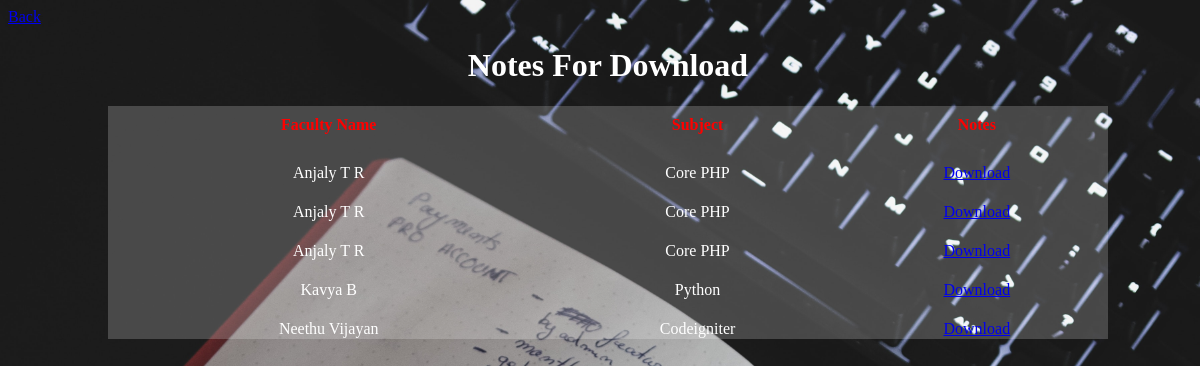
The page /academy_management_system-master/view_notes_byStud.php on the database its author committed.
### tables this page shows
CREATE TABLE `notes_tb` (
  `notes_id` int(10) NOT NULL,
  `login_id` varchar(30) NOT NULL,
  `name` varchar(50) NOT NULL,
  `email` varchar(50) NOT NULL,
  `subject` varchar(30) NOT NULL,
  `notes` text NOT NULL,
  `upload_date` date NOT NULL
);

### academy_management_system-master/view_notes_byStud.php (the view, shortened to what this page needs)
<?php
	require('db_connectivity.php');
?>
<!DOCTYPE html>
<html>
	<head>
		<link rel="stylesheet" href="css/view_notes.css">
	</head>
	<body class="table">
	<a href="stud_home.php">Back</a>
	 <div>
	 <h1>Notes For Download</h1>
		<table>
			<thead>
				<tr>
					<th>Faculty Name</th>
					<th>Subject</th>
					<th>Notes</th>
				</tr>
			</thead>
			<tbody>
				<?php
					$sql="select * from notes_tb";
					if(mysqli_query($mysql,$sql))
					{
						$result=mysqli_query($mysql,$sql);
						if(mysqli_num_rows($result)>0)
						{
							while($row=mysqli_fetch_assoc($result))
							{
								echo "<tr>
									<td>".$row['name']."</td>
									<td>".$row['subject']."</td>
									<td><a href='download_notes.php?id=".$row['notes_id']."'>Download</a></td>
									</tr>";
							}
						}
					}
				?>
			</tbody>
		</table>
	  </div>
	</body>
</html>

### academy_management_system-master/css/view_notes.css (style rules this page uses)
.table { background-image:url("../img/notes2.jpg"); background-size:cover; background-repeat:no-repeat; width:100%; }
h1 { text-align:center; color:white; }
table { border:0px solid; border-collapse:collapse; background-color:rgba(255,255,255,0.2); width:1000px; height:auto; margin-left:100px; padding:10px; margin-top:10px; }
th { margin-top:100px; border:0px solid; border-collapse:collapse; text-align:center; color:red; padding:10px; }
td { padding-top:20px; border:0px solid; margin-top:50px; border-collapse:collapse; text-align:center; color:white; }

### rows shown on the page
notes_tb: name "Anjaly T R", subject "Core PHP"
notes_tb: name "Anjaly T R", subject "Core PHP"
notes_tb: name "Anjaly T R", subject "Core PHP"
notes_tb: name "Kavya B", subject "Python"
notes_tb: name "Neethu Vijayan", subject "Codeigniter"
